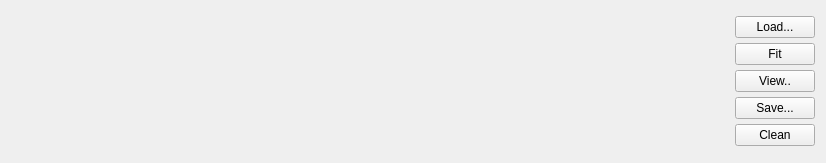
<?xml version="1.0" encoding="UTF-8"?>
<ui version="4.0">
 <class>SpecFitSettingsWidget</class>
 <widget class="QWidget" name="SpecFitSettingsWidget">
  <property name="geometry">
   <rect>
    <x>0</x>
    <y>0</y>
    <width>826</width>
    <height>163</height>
   </rect>
  </property>
  <property name="windowTitle">
   <string>SpecFitSettingsWidget</string>
  </property>
  <layout class="QHBoxLayout" name="horizontalLayout">
   <item>
    <widget class="QWidget" name="settingsArea" native="true">
     <property name="sizePolicy">
      <sizepolicy hsizetype="Expanding" vsizetype="Preferred">
       <horstretch>0</horstretch>
       <verstretch>0</verstretch>
      </sizepolicy>
     </property>
    </widget>
   </item>
   <item>
    <layout class="QVBoxLayout" name="verticalLayout">
     <property name="spacing">
      <number>0</number>
     </property>
     <item>
      <widget class="QPushButton" name="loadButton">
       <property name="text">
        <string>Load...</string>
       </property>
      </widget>
     </item>
     <item>
      <widget class="QPushButton" name="fitButton">
       <property name="text">
        <string>Fit</string>
       </property>
      </widget>
     </item>
     <item>
      <widget class="QPushButton" name="viewButton">
       <property name="text">
        <string>View..</string>
       </property>
      </widget>
     </item>
     <item>
      <widget class="QPushButton" name="saveButton">
       <property name="text">
        <string>Save...</string>
       </property>
      </widget>
     </item>
     <item>
      <widget class="QPushButton" name="cleanButton">
       <property name="text">
        <string>Clean</string>
       </property>
      </widget>
     </item>
    </layout>
   </item>
  </layout>
 </widget>
 <layoutdefault spacing="6" margin="11"/>
 <resources/>
 <connections/>
</ui>
